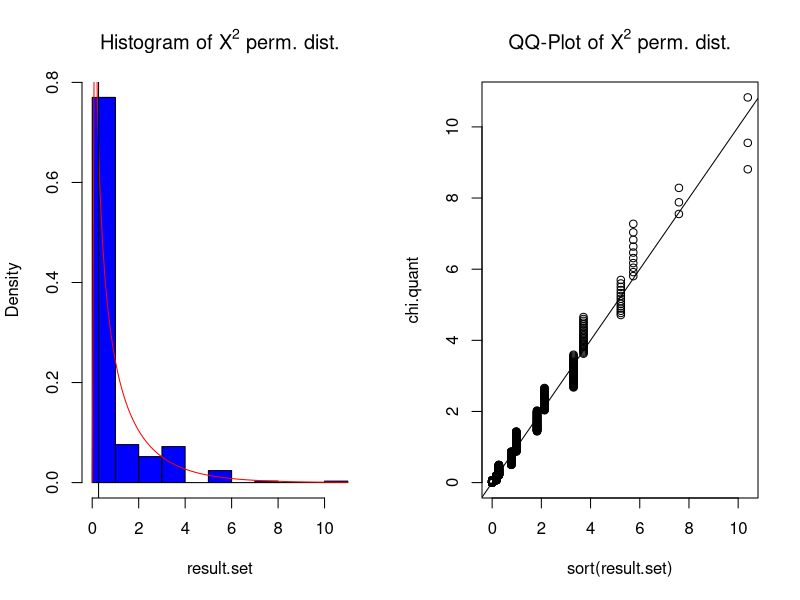
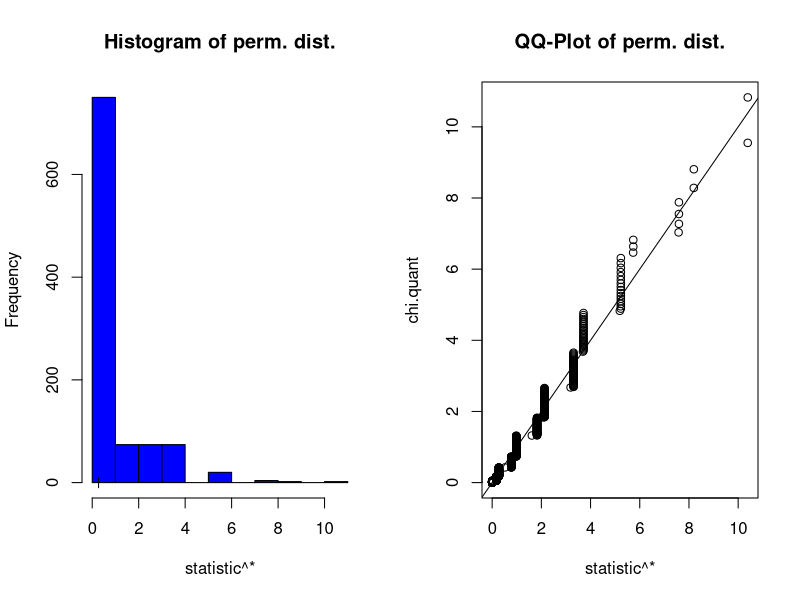

These figures' R source, in order:
#####################################################################
# NAME:  Chris Bilder                                               #
# DATE:  12-30-01                                                   #
# UPDATE: 12-9-03, 12-18-05                                         #
# PURPOSE: Try permutation test on Bird table                       #
#                                                                   #
# NOTES:                                                            #
#####################################################################

#Create contingency table - notice the data is entered by columns
n.table<-array(data = c(251, 48, 34, 5), dim=c(2,2), dimnames=list(First = c("made", "missed"), 
             Second = c("made", "missed")))
n.table

x.sq<-chisq.test(n.table, correct=F)
x.sq


######################################################################
#Find raw data

all.data<-matrix(data = NA, nrow = 0, ncol = 2)

#Put data in "raw" form
for (i in 1:nrow(n.table)) {
    for (j in 1:ncol(n.table)) {
        all.data<-rbind(all.data, matrix(c(i, j), n.table[i,j], 2, byrow=T))
    }
}

#Check
xtabs(~all.data[,1]+ all.data[,2])


##############################################################################
# Permutation test - illustrated 3 ways, but really only needed to do one way

#Method #1
do.it<-function(data.set){
    all.data.star<-cbind(data.set[,1], sample(data.set[,2], replace=F))
    chisq.test(all.data.star[,1], all.data.star[,2], correct=F)$statistic
}


summarize<-function(result.set, statistic, df, B) {

  par(mfrow = c(1,2))
  
  #Histogram
  hist(x = result.set, main = expression(paste("Histogram of ", X^2, " perm. dist.")), col = "blue", freq = FALSE)
  curve(expr = dchisq(x = x, df = df), col = "red", add = TRUE)
  segments(x0 = statistic, y0 = -10, x1 = statistic, y1 = 10)

  #QQ-Plot 
  chi.quant<-qchisq(p = seq(from = 1/(B+1), to = 1-1/(B+1), by = 1/(B+1)), df = df)
  plot(x = sort(result.set), y = chi.quant, main = expression(paste("QQ-Plot of ", X^2, " perm. dist.")))
  abline(a = 0, b = 1)

  par(mfrow = c(1,1))

  #p-value
  mean(result.set>=statistic)
} 


#Create contingency table - notice the data is entered by columns
n.table<-array(data = c(251, 48, 34, 5), dim=c(2,2), dimnames=list(First = c("made", "missed"), 
             Second = c("made", "missed")))
n.table

x.sq<-chisq.test(n.table, correct=F)
x.sq


######################################################################
#Find raw data

all.data<-matrix(data = NA, nrow = 0, ncol = 2)

#Put data in "raw" form
for (i in 1:nrow(n.table)) {
    for (j in 1:ncol(n.table)) {
        all.data<-rbind(all.data, matrix(data = c(i, j), nrow = n.table[i,j], ncol = 2, byrow=T))
    }
}

#Check
xtabs(~all.data[,1]+ all.data[,2])


##############################################################################
# Permutation test - illustrated 3 ways, but really only needed to do one way

#Method #1
do.it<-function(data.set){
    all.data.star<-cbind(data.set[,1], sample(data.set[,2], replace=F))
    chisq.test(all.data.star[,1], all.data.star[,2], correct=F)$statistic
}


B<-1000
results<-matrix(data = NA, nrow = B, ncol = 1)

set.seed(1938)
for(i in 1:B) {
    results[i]<-do.it(data.set = all.data)
    }

summarize(result.set = results, statistic = x.sq$statistic, df = (nrow(n.table)-1)*(ncol(n.table)-1), B = B)

#Shows the different X^2* values
table(round(results,2))

#chi-square app.
round(pchisq(q = as.numeric(names(table(round(results,2)))), df = (nrow(n.table)-1)*(ncol(n.table)-1)),4)








#Method #2
set.seed(8912)
chisq.test(n.table, correct = FALSE, simulate.p.value = TRUE, B = 1000)




# Method #3
library(boot)    
                     
#Perform the test
x.sq<-function(data, i) {
  perm.data<-data[i]
  chisq.test(all.data[,1], perm.data, correct=F)$statistic
}

summarize.boot<-function(results, df) {

  par(mfrow = c(1,2))
  
  #Histogram
  hist(results$t, main = "Histogram of perm. dist.", col = "blue", xlab="statistic^*")
  segments(x0 = results$t0, y0 = -10, x1 = results$t0, y1 = 10)

  #QQ-Plot 
  chi.quant<-qchisq(seq(from = 0.001, to = 0.999, by = 0.001), df)
  qqplot(x = results$t, y = chi.quant, main = "QQ-Plot of perm. dist.", xlab="statistic^*")
  abline(a = 0, b = 1)

  par(mfrow = c(1,1))
  
  cat("The observed statistic is:", results$t0, "\n")

  #p-value
  p.value<-sum(results$t>=results$t0)/results$R
  cat("The p-value is:", p.value,"\n")
  invisible()
} 

col<-all.data[,2]
set.seed(6488)
perm.test<-boot(data = col, statistic = x.sq, R = 1000, sim = "permutation") 
summarize.boot(perm.test, (2-1)*(2-1))
